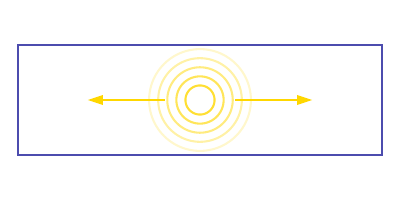

Python code for this plot:
import texfig
import matplotlib
import matplotlib.pyplot as plt
import matplotlib.patches as patches
import numpy as np
import pylab

# plt.rc('text', usetex=True)
# plt.rc('font', family='serif')
fontsize = '14'
N=100
# Data for plotting
# O = (0.0, 0.0)
w = 20.
h = 6.
t = np.linspace(0.0, 1.0, N)
theta = np.linspace(0.0, 2*np.pi, N)


# fig, ax = plt.subplots()
fig, ax = texfig.subplots()
ax.plot((t-0.5)*w, (t-0.5)*h, color='k', lw=0) # extremos da figura
rect = patches.Rectangle((-0.5*w, -0.5*h), w, h, linewidth=1.5, edgecolor='darkblue', facecolor='none', alpha=0.7) #retangulo
ax.add_patch(rect)


r=0.3
dr = 0.5
# circulos
for i in range(0, 5):
    r = r + dr
    x = r*np.cos(theta)
    y = r*np.sin(theta)

    ax.plot(x, y, color='gold', lw=1.5, alpha=(0.8-0.15*i))


# feixes de luz

light = (0.1+0.2*t)*w
ax.plot(light, 0*t, color='gold', lw=2)
ax.plot(-light, 0*t, color='gold', lw=2)

# setas
step_arrow = 0.05
plt.arrow(0.3*w, 0.0, step_arrow, 0.0, shape='full', length_includes_head=True, head_width=.45, color='gold', zorder=9, alpha=1.0)
plt.arrow(-0.3*w, 0.0, -step_arrow, 0.0, shape='full', length_includes_head=True, head_width=.45, color='gold', zorder=9, alpha=1.0)





# ax.set(xlabel='x', ylabel='ct ',
#     title='About as simple as it gets, folks')
# ax.grid()
plt.axis('off')
ax.set_aspect('equal')
plt.tight_layout()
fig.set_size_inches(4, 2)
texfig.savefig('trem', transparent=True)